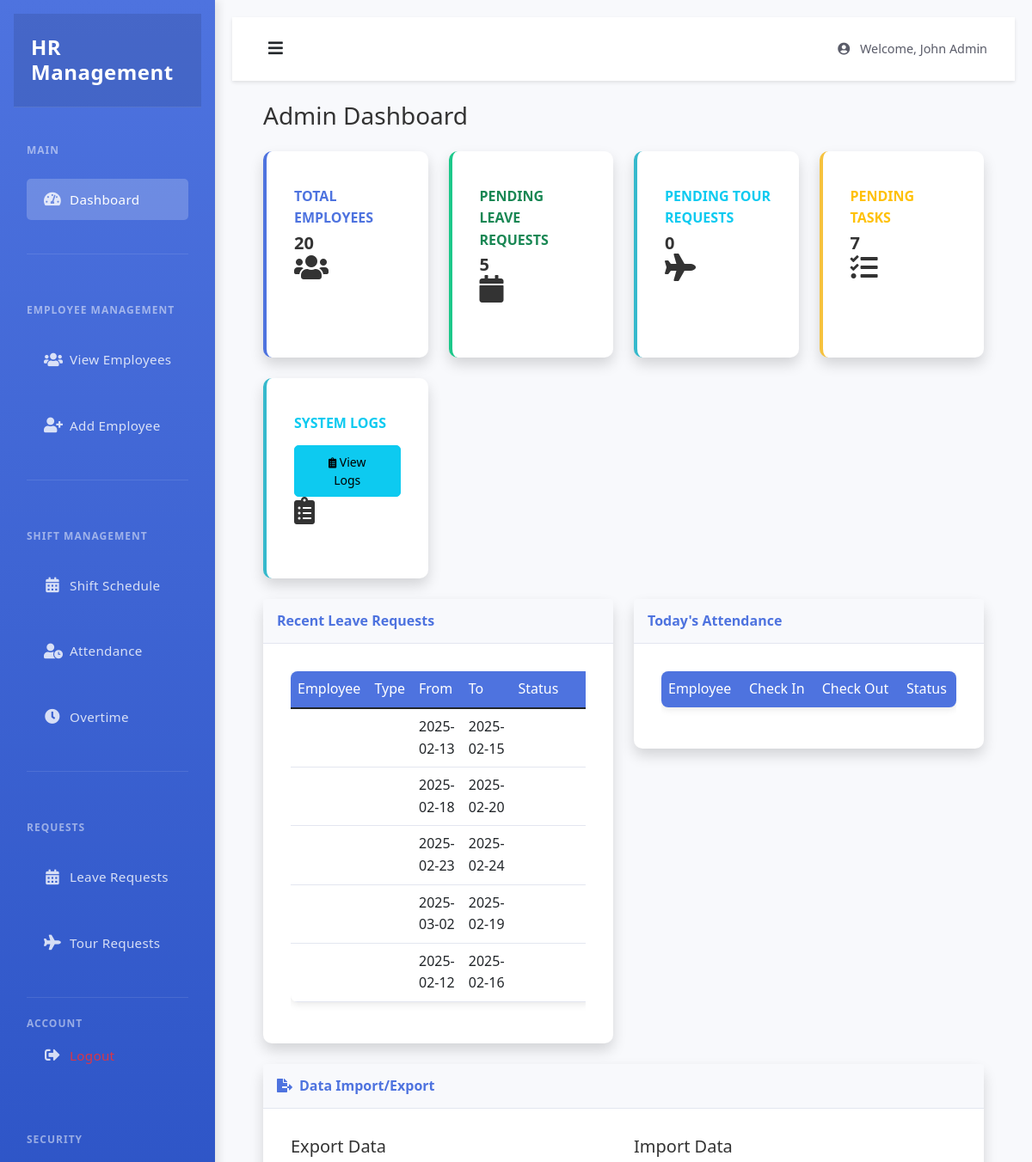
The app's page /admin/dashboard (signed in, upper part), older data.
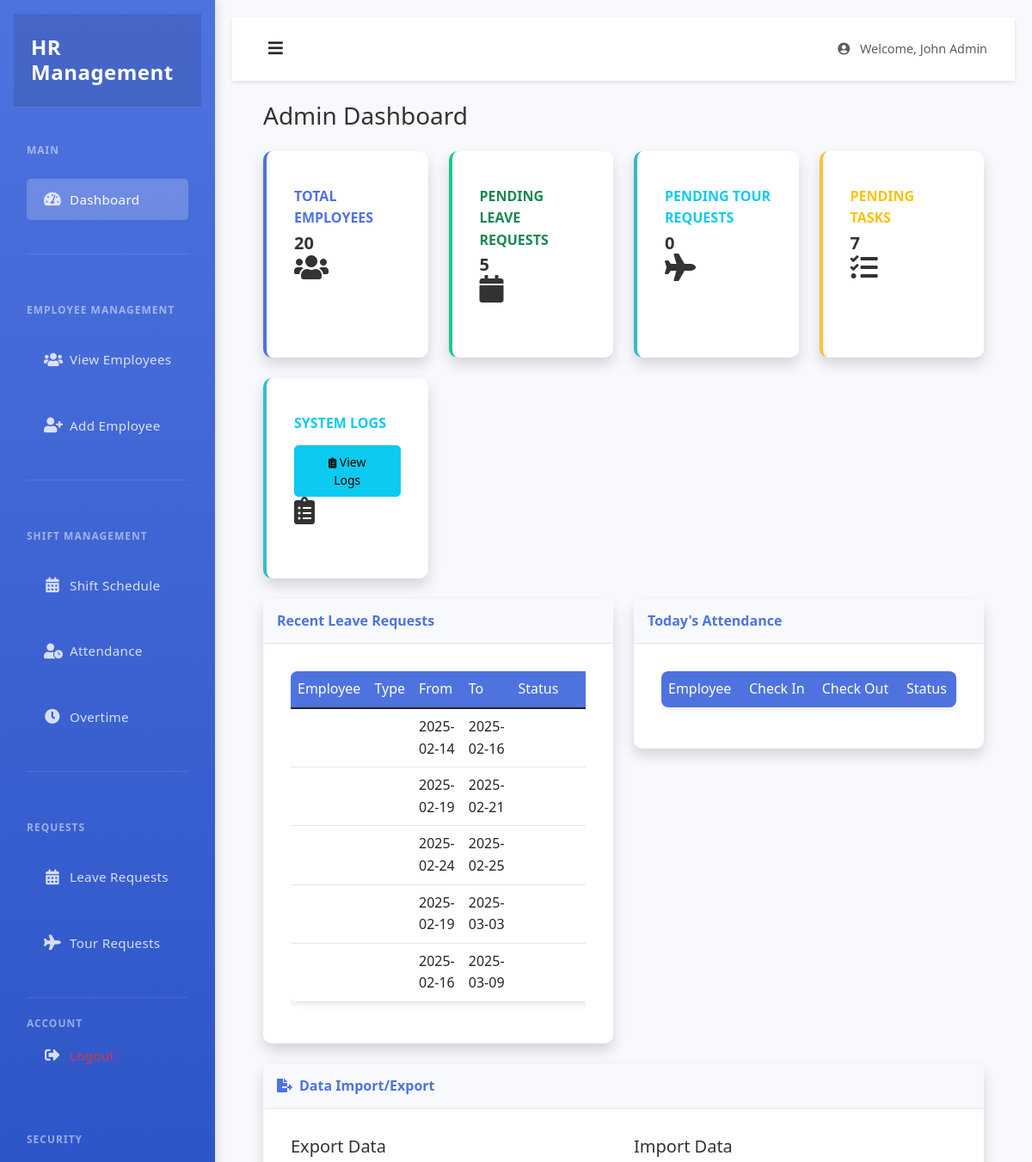
The same page, newer data.
### tables this page shows
CREATE TABLE leave_requests (
    id INTEGER PRIMARY KEY AUTOINCREMENT,
    user_id INTEGER NOT NULL,
    start_date TEXT NOT NULL,
    end_date TEXT NOT NULL,
    reason TEXT NOT NULL,
    status TEXT DEFAULT 'pending',
    created_at TIMESTAMP DEFAULT CURRENT_TIMESTAMP,
    updated_at TIMESTAMP DEFAULT CURRENT_TIMESTAMP,
    FOREIGN KEY (user_id) REFERENCES users (id)
);

### app.py (the view)
@app.route('/admin/dashboard')
@admin_required
def admin_dashboard():
    db = get_db()
    cursor = db.cursor()
    stats = {
        'total_employees': 0,
        'pending_leaves': 0,
        'pending_tours': 0,
        'pending_tasks': 0
    }
    try:
        cursor.execute('SELECT COUNT(*) as count FROM users WHERE role = ?', ('employee',))
        stats['total_employees'] = cursor.fetchone()['count']
        cursor.execute('SELECT COUNT(*) as count FROM leave_requests WHERE status = ?', ('pending',))
        stats['pending_leaves'] = cursor.fetchone()['count']
        cursor.execute('SELECT COUNT(*) as count FROM tasks WHERE status = ?', ('pending',))
        stats['pending_tasks'] = cursor.fetchone()['count']
        cursor.execute("SELECT name FROM sqlite_master WHERE type='table' AND name='tour_requests'")
        if cursor.fetchone():
            cursor.execute('SELECT COUNT(*) as count FROM tour_requests WHERE status = ?', ('pending',))
            stats['pending_tours'] = cursor.fetchone()['count']
    except sqlite3.Error as e:
        flash(f'Error fetching statistics: {str(e)}', 'error')
    cursor.execute('''
        SELECT lr.*, u.first_name, u.last_name
        FROM leave_requests lr
        JOIN users u ON lr.user_id = u.id
        ORDER BY lr.created_at DESC LIMIT 5
    ''')
    recent_leaves = cursor.fetchall()
    today = datetime.now().strftime('%Y-%m-%d')
    cursor.execute('''
        SELECT a.*, u.first_name, u.last_name
        FROM attendance a
        JOIN users u ON a.user_id = u.id
        WHERE date = ?
        ORDER BY check_in DESC
    ''', (today,))
    todays_attendance = cursor.fetchall()
    return render_template('admin/dashboard.html',
                         stats=stats,
                         recent_leaves=recent_leaves,
                         todays_attendance=todays_attendance)

### app.py (called while the page is built)
def get_db():
    if not hasattr(g, 'sqlite_db'):
        g.sqlite_db = sqlite3.connect(app.config['DATABASE'])
        g.sqlite_db.row_factory = sqlite3.Row
    return g.sqlite_db

def admin_required(f):
    @wraps(f)
    def decorated_function(*args, **kwargs):
        if 'is_admin' not in session or not session['is_admin']:
            flash('Admin access required')
            return redirect(url_for('login'))
        return f(*args, **kwargs)
    return decorated_function

### templates/admin/dashboard.html (shortened to what the changed rows need)
{% extends "admin/base.html" %}
{% block content %}
<div class="container-fluid">
    <h1 class="h3 mb-4">Admin Dashboard</h1>
    <div class="row">
        <div class="col-lg-6">
            <div class="card shadow mb-4">
                <div class="card-body">
                    <div class="table-responsive">
                        <table class="table">
                            <thead>
                                <tr>
                                    <th>Employee</th>
                                    <th>Type</th>
                                    <th>From</th>
                                    <th>To</th>
                                    <th>Status</th>
                                </tr>
                            </thead>
                            <tbody>
                                {% for leave in recent_leaves %}
                                <tr>
                                    <td>{{ leave.employee_name }}</td>
                                    <td>{{ leave.leave_type }}</td>
                                    <td>{{ leave.start_date }}</td>
                                    <td>{{ leave.end_date }}</td>
                                    <td>
                                        <span class="badge bg-{{ leave.status_color }}">
                                        </span>
                                    </td>
                                </tr>
                                {% endfor %}
                            </tbody>
                        </table>
                    </div>
                </div>
            </div>
        </div>
        <div class="col-lg-6">
            <div class="card shadow mb-4">
                <div class="card-body">
                    <div class="table-responsive">
                        <table class="table">
                            <thead>
                                <tr>
                                    <th>Employee</th>
                                    <th>Check In</th>
                                    <th>Check Out</th>
                                    <th>Status</th>
                                </tr>
                            </thead>
                        </table>
                    </div>
                </div>
            </div>
        </div>
    </div>
</div>
{% endblock %}

Row changes from the older to the newer data that the page shows:
changed leave_requests (number 1 of 5 on the later page): start_date "2025-02-13" → "2025-02-14"; end_date "2025-02-15" → "2025-02-16"
changed leave_requests (number 2 of 5 on the later page): start_date "2025-02-18" → "2025-02-19"; end_date "2025-02-20" → "2025-02-21"
changed leave_requests (number 3 of 5 on the later page): start_date "2025-02-23" → "2025-02-24"; end_date "2025-02-24" → "2025-02-25"
changed leave_requests (number 4 of 5 on the later page): start_date "2025-03-02" → "2025-02-19"; end_date "2025-02-19" → "2025-03-03"
changed leave_requests (number 5 of 5 on the later page): start_date "2025-02-12" → "2025-02-16"; end_date "2025-02-16" → "2025-03-09"
